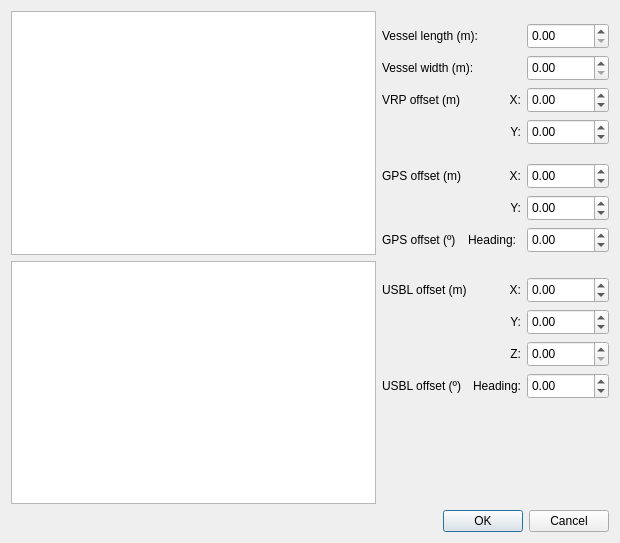
<?xml version="1.0" encoding="UTF-8"?>
<ui version="4.0">
 <class>VesselPosSystem</class>
 <widget class="QDialog" name="VesselPosSystem">
  <property name="geometry">
   <rect>
    <x>0</x>
    <y>0</y>
    <width>620</width>
    <height>543</height>
   </rect>
  </property>
  <property name="windowTitle">
   <string>Dialog</string>
  </property>
  <layout class="QGridLayout" name="gridLayout">
   <item row="17" column="0" colspan="4">
    <widget class="QDialogButtonBox" name="buttonBox">
     <property name="orientation">
      <enum>Qt::Horizontal</enum>
     </property>
     <property name="standardButtons">
      <set>QDialogButtonBox::Cancel|QDialogButtonBox::Ok</set>
     </property>
    </widget>
   </item>
   <item row="0" column="0" rowspan="12">
    <layout class="QVBoxLayout" name="verticalLayout_2">
     <item>
      <widget class="QGraphicsView" name="top_graphicsView"/>
     </item>
     <item>
      <widget class="QGraphicsView" name="side_graphicsView"/>
     </item>
    </layout>
   </item>
   <item row="3" column="1" colspan="3">
    <layout class="QGridLayout" name="vrp_gridLayout">
     <item row="0" column="2">
      <widget class="QDoubleSpinBox" name="vrp_x_offset_doubleSpinBox">
       <property name="minimumSize">
        <size>
         <width>82</width>
         <height>26</height>
        </size>
       </property>
       <property name="maximumSize">
        <size>
         <width>82</width>
         <height>26</height>
        </size>
       </property>
       <property name="locale">
        <locale language="English" country="UnitedKingdom"/>
       </property>
       <property name="minimum">
        <double>-99.000000000000000</double>
       </property>
       <property name="singleStep">
        <double>1.000000000000000</double>
       </property>
      </widget>
     </item>
     <item row="0" column="1">
      <widget class="QLabel" name="vrp_x_label">
       <property name="text">
        <string>X:</string>
       </property>
       <property name="alignment">
        <set>Qt::AlignRight|Qt::AlignTrailing|Qt::AlignVCenter</set>
       </property>
      </widget>
     </item>
     <item row="0" column="0">
      <widget class="QLabel" name="vrp_label">
       <property name="text">
        <string>VRP offset (m)</string>
       </property>
      </widget>
     </item>
     <item row="1" column="1">
      <widget class="QLabel" name="vrp_y_label">
       <property name="text">
        <string>Y:</string>
       </property>
       <property name="alignment">
        <set>Qt::AlignRight|Qt::AlignTrailing|Qt::AlignVCenter</set>
       </property>
      </widget>
     </item>
     <item row="1" column="2">
      <widget class="QDoubleSpinBox" name="vrp_y_offset_doubleSpinBox">
       <property name="minimumSize">
        <size>
         <width>82</width>
         <height>26</height>
        </size>
       </property>
       <property name="maximumSize">
        <size>
         <width>82</width>
         <height>26</height>
        </size>
       </property>
       <property name="locale">
        <locale language="English" country="UnitedKingdom"/>
       </property>
       <property name="minimum">
        <double>-99.000000000000000</double>
       </property>
      </widget>
     </item>
    </layout>
   </item>
   <item row="10" column="1" colspan="3">
    <layout class="QGridLayout" name="usbl_gridLayout">
     <item row="0" column="0">
      <widget class="QLabel" name="usbl_label">
       <property name="text">
        <string>USBL offset (m)</string>
       </property>
      </widget>
     </item>
     <item row="1" column="1">
      <widget class="QLabel" name="usbl_y_label">
       <property name="text">
        <string>Y:</string>
       </property>
       <property name="alignment">
        <set>Qt::AlignRight|Qt::AlignTrailing|Qt::AlignVCenter</set>
       </property>
      </widget>
     </item>
     <item row="1" column="2">
      <widget class="QDoubleSpinBox" name="usbl_y_offset_doubleSpinBox">
       <property name="minimumSize">
        <size>
         <width>82</width>
         <height>26</height>
        </size>
       </property>
       <property name="maximumSize">
        <size>
         <width>82</width>
         <height>26</height>
        </size>
       </property>
       <property name="locale">
        <locale language="English" country="UnitedKingdom"/>
       </property>
       <property name="minimum">
        <double>-99.000000000000000</double>
       </property>
      </widget>
     </item>
     <item row="2" column="1">
      <widget class="QLabel" name="usbl_z_label">
       <property name="text">
        <string>Z:</string>
       </property>
       <property name="alignment">
        <set>Qt::AlignRight|Qt::AlignTrailing|Qt::AlignVCenter</set>
       </property>
      </widget>
     </item>
     <item row="0" column="1">
      <widget class="QLabel" name="usbl_x_label">
       <property name="text">
        <string>X:</string>
       </property>
       <property name="alignment">
        <set>Qt::AlignRight|Qt::AlignTrailing|Qt::AlignVCenter</set>
       </property>
      </widget>
     </item>
     <item row="0" column="2">
      <widget class="QDoubleSpinBox" name="usbl_x_offset_doubleSpinBox">
       <property name="minimumSize">
        <size>
         <width>82</width>
         <height>26</height>
        </size>
       </property>
       <property name="maximumSize">
        <size>
         <width>82</width>
         <height>26</height>
        </size>
       </property>
       <property name="locale">
        <locale language="English" country="UnitedKingdom"/>
       </property>
       <property name="minimum">
        <double>-99.000000000000000</double>
       </property>
      </widget>
     </item>
     <item row="2" column="2">
      <widget class="QDoubleSpinBox" name="usbl_z_offset_doubleSpinBox">
       <property name="minimumSize">
        <size>
         <width>82</width>
         <height>26</height>
        </size>
       </property>
       <property name="maximumSize">
        <size>
         <width>82</width>
         <height>26</height>
        </size>
       </property>
       <property name="locale">
        <locale language="English" country="UnitedKingdom"/>
       </property>
      </widget>
     </item>
     <item row="3" column="2">
      <widget class="QDoubleSpinBox" name="usbl_heading_doubleSpinBox">
       <property name="minimumSize">
        <size>
         <width>82</width>
         <height>26</height>
        </size>
       </property>
       <property name="maximumSize">
        <size>
         <width>82</width>
         <height>26</height>
        </size>
       </property>
       <property name="locale">
        <locale language="English" country="UnitedKingdom"/>
       </property>
       <property name="minimum">
        <double>-180.000000000000000</double>
       </property>
       <property name="maximum">
        <double>180.000000000000000</double>
       </property>
       <property name="singleStep">
        <double>5.000000000000000</double>
       </property>
      </widget>
     </item>
     <item row="3" column="0">
      <widget class="QLabel" name="usbl_label_degree">
       <property name="text">
        <string>USBL offset (º)</string>
       </property>
      </widget>
     </item>
     <item row="3" column="1">
      <widget class="QLabel" name="usbl_heading_label">
       <property name="text">
        <string>Heading:</string>
       </property>
      </widget>
     </item>
    </layout>
   </item>
   <item row="6" column="1" colspan="3">
    <layout class="QGridLayout" name="gps_gridLayout">
     <item row="2" column="0">
      <widget class="QLabel" name="gps_label_degree">
       <property name="text">
        <string>GPS offset (º)</string>
       </property>
      </widget>
     </item>
     <item row="2" column="1">
      <widget class="QLabel" name="gps_heading_label">
       <property name="text">
        <string>Heading:</string>
       </property>
      </widget>
     </item>
     <item row="0" column="2">
      <widget class="QDoubleSpinBox" name="gps_x_offset_doubleSpinBox">
       <property name="minimumSize">
        <size>
         <width>82</width>
         <height>26</height>
        </size>
       </property>
       <property name="maximumSize">
        <size>
         <width>82</width>
         <height>26</height>
        </size>
       </property>
       <property name="locale">
        <locale language="English" country="UnitedKingdom"/>
       </property>
       <property name="minimum">
        <double>-99.000000000000000</double>
       </property>
      </widget>
     </item>
     <item row="0" column="1">
      <widget class="QLabel" name="gps_x_label">
       <property name="text">
        <string>X:</string>
       </property>
       <property name="alignment">
        <set>Qt::AlignRight|Qt::AlignTrailing|Qt::AlignVCenter</set>
       </property>
      </widget>
     </item>
     <item row="0" column="0">
      <widget class="QLabel" name="gps_label">
       <property name="text">
        <string>GPS offset (m)</string>
       </property>
      </widget>
     </item>
     <item row="1" column="1">
      <widget class="QLabel" name="gps_y_label">
       <property name="text">
        <string>Y:</string>
       </property>
       <property name="alignment">
        <set>Qt::AlignRight|Qt::AlignTrailing|Qt::AlignVCenter</set>
       </property>
      </widget>
     </item>
     <item row="2" column="2">
      <widget class="QDoubleSpinBox" name="gps_heading_doubleSpinBox">
       <property name="minimumSize">
        <size>
         <width>82</width>
         <height>26</height>
        </size>
       </property>
       <property name="maximumSize">
        <size>
         <width>82</width>
         <height>26</height>
        </size>
       </property>
       <property name="locale">
        <locale language="English" country="UnitedKingdom"/>
       </property>
       <property name="minimum">
        <double>-180.000000000000000</double>
       </property>
       <property name="maximum">
        <double>180.000000000000000</double>
       </property>
       <property name="singleStep">
        <double>5.000000000000000</double>
       </property>
      </widget>
     </item>
     <item row="1" column="2">
      <widget class="QDoubleSpinBox" name="gps_y_offset_doubleSpinBox">
       <property name="minimumSize">
        <size>
         <width>82</width>
         <height>26</height>
        </size>
       </property>
       <property name="maximumSize">
        <size>
         <width>82</width>
         <height>26</height>
        </size>
       </property>
       <property name="locale">
        <locale language="English" country="UnitedKingdom"/>
       </property>
       <property name="minimum">
        <double>-99.000000000000000</double>
       </property>
      </widget>
     </item>
    </layout>
   </item>
   <item row="11" column="2">
    <spacer name="verticalSpacer">
     <property name="orientation">
      <enum>Qt::Vertical</enum>
     </property>
     <property name="sizeHint" stdset="0">
      <size>
       <width>20</width>
       <height>40</height>
      </size>
     </property>
    </spacer>
   </item>
   <item row="2" column="1" colspan="3">
    <layout class="QGridLayout" name="size_gridLayout">
     <item row="1" column="0">
      <widget class="QLabel" name="vessel_width_label">
       <property name="text">
        <string>Vessel width (m):</string>
       </property>
      </widget>
     </item>
     <item row="1" column="1">
      <widget class="QDoubleSpinBox" name="vessel_width_doubleSpinBox">
       <property name="minimumSize">
        <size>
         <width>82</width>
         <height>26</height>
        </size>
       </property>
       <property name="maximumSize">
        <size>
         <width>82</width>
         <height>26</height>
        </size>
       </property>
       <property name="locale">
        <locale language="English" country="UnitedKingdom"/>
       </property>
       <property name="maximum">
        <double>1000.000000000000000</double>
       </property>
      </widget>
     </item>
     <item row="0" column="0">
      <widget class="QLabel" name="vessel_lengthlabel">
       <property name="text">
        <string>Vessel length (m):</string>
       </property>
      </widget>
     </item>
     <item row="0" column="1">
      <widget class="QDoubleSpinBox" name="vessel_length_doubleSpinBox">
       <property name="minimumSize">
        <size>
         <width>82</width>
         <height>26</height>
        </size>
       </property>
       <property name="maximumSize">
        <size>
         <width>82</width>
         <height>26</height>
        </size>
       </property>
       <property name="locale">
        <locale language="English" country="UnitedKingdom"/>
       </property>
       <property name="maximum">
        <double>1000.000000000000000</double>
       </property>
      </widget>
     </item>
    </layout>
   </item>
  </layout>
 </widget>
 <resources/>
 <connections>
  <connection>
   <sender>buttonBox</sender>
   <signal>accepted()</signal>
   <receiver>VesselPosSystem</receiver>
   <slot>accept()</slot>
   <hints>
    <hint type="sourcelabel">
     <x>248</x>
     <y>254</y>
    </hint>
    <hint type="destinationlabel">
     <x>157</x>
     <y>274</y>
    </hint>
   </hints>
  </connection>
  <connection>
   <sender>buttonBox</sender>
   <signal>rejected()</signal>
   <receiver>VesselPosSystem</receiver>
   <slot>reject()</slot>
   <hints>
    <hint type="sourcelabel">
     <x>316</x>
     <y>260</y>
    </hint>
    <hint type="destinationlabel">
     <x>286</x>
     <y>274</y>
    </hint>
   </hints>
  </connection>
 </connections>
</ui>
